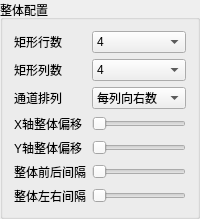
          <widget class="QGroupBox" name="rectGroup">
           <property name="sizePolicy">
            <sizepolicy hsizetype="Preferred" vsizetype="Preferred">
             <horstretch>10</horstretch>
             <verstretch>0</verstretch>
            </sizepolicy>
           </property>
           <property name="title">
            <string>整体配置</string>
           </property>
           <layout class="QVBoxLayout" name="verticalLayout">
            <item>
             <layout class="QGridLayout" name="gridLayout">
              <item row="0" column="0">
               <widget class="QLabel" name="label_12">
                <property name="text">
                 <string>矩形行数</string>
                </property>
               </widget>
              </item>
              <item row="2" column="0">
               <widget class="QLabel" name="label_41">
                <property name="text">
                 <string>通道排列</string>
                </property>
               </widget>
              </item>
              <item row="2" column="1">
               <widget class="QComboBox" name="channelAlignCombo">
                <property name="sizePolicy">
                 <sizepolicy hsizetype="Preferred" vsizetype="Fixed">
                  <horstretch>10</horstretch>
                  <verstretch>0</verstretch>
                 </sizepolicy>
                </property>
                <item>
                 <property name="text">
                  <string>每列向右数</string>
                 </property>
                 <property name="icon">
                  <iconset resource="MainDlg.qrc">
                   <normaloff>:/Images/Resources/Images/向右边.png</normaloff>:/Images/Resources/Images/向右边.png</iconset>
                 </property>
                </item>
                <item>
                 <property name="text">
                  <string>每行向下数</string>
                 </property>
                 <property name="icon">
                  <iconset resource="MainDlg.qrc">
                   <normaloff>:/Images/Resources/Images/下移.png</normaloff>:/Images/Resources/Images/下移.png</iconset>
                 </property>
                </item>
                <item>
                 <property name="text">
                  <string>正方形向右</string>
                 </property>
                 <property name="icon">
                  <iconset resource="MainDlg.qrc">
                   <normaloff>:/Images/Resources/Images/向右边.png</normaloff>:/Images/Resources/Images/向右边.png</iconset>
                 </property>
                </item>
               </widget>
              </item>
              <item row="0" column="1">
               <widget class="QComboBox" name="rowCountCombo">
                <item>
                 <property name="text">
                  <string>4</string>
                 </property>
                 <property name="icon">
                  <iconset resource="MainDlg.qrc">
                   <normaloff>:/Images/Resources/Images/tree.ico</normaloff>:/Images/Resources/Images/tree.ico</iconset>
                 </property>
                </item>
                <item>
                 <property name="text">
                  <string>5</string>
                 </property>
                 <property name="icon">
                  <iconset resource="MainDlg.qrc">
                   <normaloff>:/Images/Resources/Images/tree.ico</normaloff>:/Images/Resources/Images/tree.ico</iconset>
                 </property>
                </item>
                <item>
                 <property name="text">
                  <string>6</string>
                 </property>
                 <property name="icon">
                  <iconset resource="MainDlg.qrc">
                   <normaloff>:/Images/Resources/Images/tree.ico</normaloff>:/Images/Resources/Images/tree.ico</iconset>
                 </property>
                </item>
                <item>
                 <property name="text">
                  <string>7</string>
                 </property>
                 <property name="icon">
                  <iconset resource="MainDlg.qrc">
                   <normaloff>:/Images/Resources/Images/tree.ico</normaloff>:/Images/Resources/Images/tree.ico</iconset>
                 </property>
                </item>
                <item>
                 <property name="text">
                  <string>8</string>
                 </property>
                 <property name="icon">
                  <iconset resource="MainDlg.qrc">
                   <normaloff>:/Images/Resources/Images/tree.ico</normaloff>:/Images/Resources/Images/tree.ico</iconset>
                 </property>
                </item>
                <item>
                 <property name="text">
                  <string>9</string>
                 </property>
                 <property name="icon">
                  <iconset resource="MainDlg.qrc">
                   <normaloff>:/Images/Resources/Images/tree.ico</normaloff>:/Images/Resources/Images/tree.ico</iconset>
                 </property>
                </item>
                <item>
                 <property name="text">
                  <string>10</string>
                 </property>
                 <property name="icon">
                  <iconset resource="MainDlg.qrc">
                   <normaloff>:/Images/Resources/Images/tree.ico</normaloff>:/Images/Resources/Images/tree.ico</iconset>
                 </property>
                </item>
               </widget>
              </item>
              <item row="1" column="0">
               <widget class="QLabel" name="label_11">
                <property name="text">
                 <string>矩形列数</string>
                </property>
               </widget>
              </item>
              <item row="1" column="1">
               <widget class="QComboBox" name="columnCountCombo">
                <item>
                 <property name="text">
                  <string>4</string>
                 </property>
                 <property name="icon">
                  <iconset resource="MainDlg.qrc">
                   <normaloff>:/Images/Resources/Images/tree.ico</normaloff>:/Images/Resources/Images/tree.ico</iconset>
                 </property>
                </item>
                <item>
                 <property name="text">
                  <string>5</string>
                 </property>
                 <property name="icon">
                  <iconset resource="MainDlg.qrc">
                   <normaloff>:/Images/Resources/Images/tree.ico</normaloff>:/Images/Resources/Images/tree.ico</iconset>
                 </property>
                </item>
                <item>
                 <property name="text">
                  <string>6</string>
                 </property>
                 <property name="icon">
                  <iconset resource="MainDlg.qrc">
                   <normaloff>:/Images/Resources/Images/tree.ico</normaloff>:/Images/Resources/Images/tree.ico</iconset>
                 </property>
                </item>
                <item>
                 <property name="text">
                  <string>7</string>
                 </property>
                 <property name="icon">
                  <iconset resource="MainDlg.qrc">
                   <normaloff>:/Images/Resources/Images/tree.ico</normaloff>:/Images/Resources/Images/tree.ico</iconset>
                 </property>
                </item>
                <item>
                 <property name="text">
                  <string>8</string>
                 </property>
                 <property name="icon">
                  <iconset resource="MainDlg.qrc">
                   <normaloff>:/Images/Resources/Images/tree.ico</normaloff>:/Images/Resources/Images/tree.ico</iconset>
                 </property>
                </item>
                <item>
                 <property name="text">
                  <string>9</string>
                 </property>
                 <property name="icon">
                  <iconset resource="MainDlg.qrc">
                   <normaloff>:/Images/Resources/Images/tree.ico</normaloff>:/Images/Resources/Images/tree.ico</iconset>
                 </property>
                </item>
                <item>
                 <property name="text">
                  <string>10</string>
                 </property>
                 <property name="icon">
                  <iconset resource="MainDlg.qrc">
                   <normaloff>:/Images/Resources/Images/tree.ico</normaloff>:/Images/Resources/Images/tree.ico</iconset>
                 </property>
                </item>
               </widget>
              </item>
              <item row="4" column="0">
               <widget class="QLabel" name="label_4">
                <property name="text">
                 <string>Y轴整体偏移</string>
                </property>
               </widget>
              </item>
              <item row="6" column="1">
               <widget class="QSlider" name="overallLRIntervalHSlider">
                <property name="maximum">
                 <number>500</number>
                </property>
                <property name="orientation">
                 <enum>Qt::Horizontal</enum>
                </property>
               </widget>
              </item>
              <item row="3" column="1">
               <widget class="QSlider" name="xOffsetHSlider">
                <property name="maximum">
                 <number>500</number>
                </property>
                <property name="orientation">
                 <enum>Qt::Horizontal</enum>
                </property>
               </widget>
              </item>
              <item row="5" column="1">
               <widget class="QSlider" name="overallFRIntervalHSlider">
                <property name="maximum">
                 <number>500</number>
                </property>
                <property name="orientation">
                 <enum>Qt::Horizontal</enum>
                </property>
               </widget>
              </item>
              <item row="3" column="0">
               <widget class="QLabel" name="label_3">
                <property name="text">
                 <string>X轴整体偏移</string>
                </property>
               </widget>
              </item>
              <item row="5" column="0">
               <widget class="QLabel" name="label_5">
                <property name="text">
                 <string>整体前后间隔</string>
                </property>
               </widget>
              </item>
              <item row="4" column="1">
               <widget class="QSlider" name="yOffsetHSlider">
                <property name="maximum">
                 <number>500</number>
                </property>
                <property name="orientation">
                 <enum>Qt::Horizontal</enum>
                </property>
               </widget>
              </item>
              <item row="6" column="0">
               <widget class="QLabel" name="label_6">
                <property name="text">
                 <string>整体左右间隔</string>
                </property>
               </widget>
              </item>
             </layout>
            </item>
           </layout>
          </widget>
